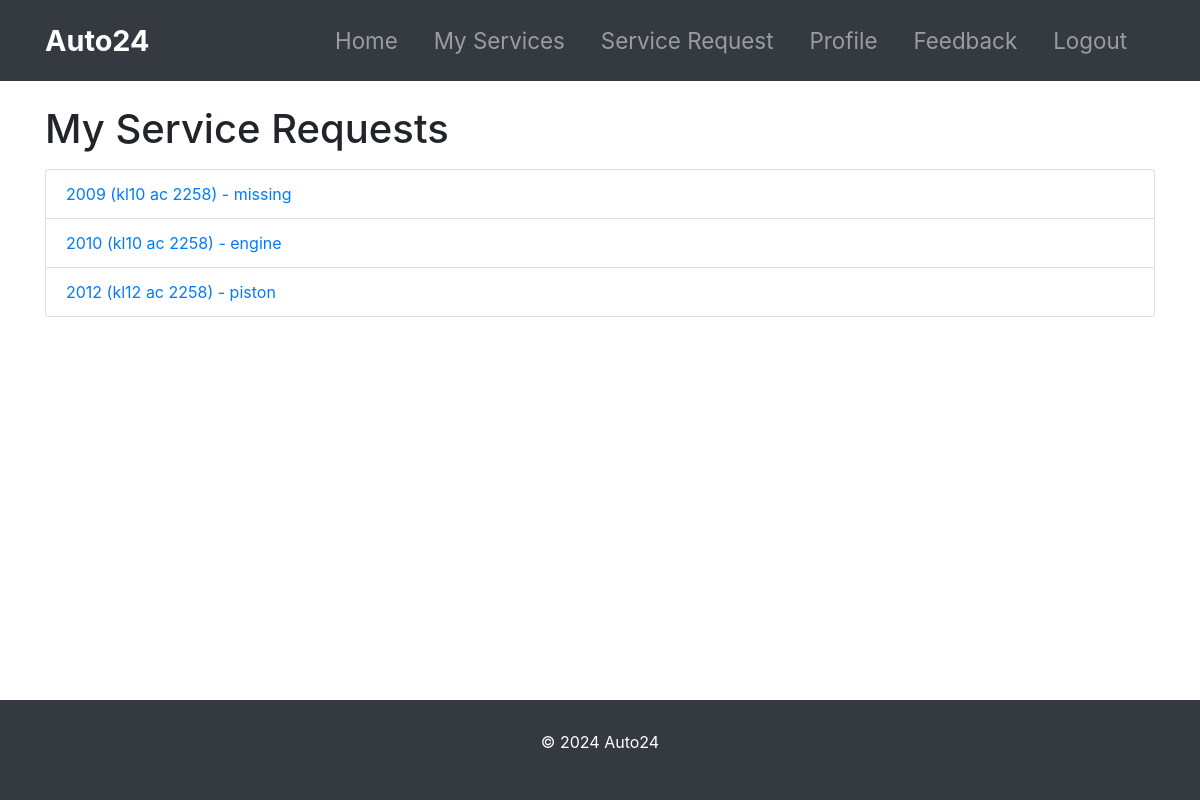
Page /customer/my_services/ (signed in) on the committed database.
### customer_management/models.py (models this page shows, shortened)
class ServiceRequest(models.Model):
    STATUS_CHOICES = [
        ('Pending', 'Pending'),
        ('Approved', 'Approved'),
        ('Repairing', 'Repairing'),
        ('Repairing Done', 'Repairing Done'),
        ('Released', 'Released')
    ]
    customer = models.ForeignKey(Customer, on_delete=models.CASCADE, related_name='service_requests')
    vehicle = models.ForeignKey(Vehicle, on_delete=models.CASCADE, related_name='service_requests')
    problem_description = models.TextField()
    status = models.CharField(max_length=20, choices=STATUS_CHOICES, default='Pending')
    cost = models.DecimalField(max_digits=10, decimal_places=2, null=True, blank=True)
    created_at = models.DateTimeField(default=timezone.now)

class Vehicle(models.Model):
    number = models.CharField(max_length=20)
    model = models.CharField(max_length=100)
    customer = models.ForeignKey(Customer, on_delete=models.CASCADE, related_name='vehicles')
    def __str__(self):
        return f"{self.model} ({self.number})"

### customer_management/views.py (the view)
# urls.py: path('customer/my_services/', views.my_services, name='my_services'),
def my_services(request):
    customer = Customer.objects.get(user=request.user)
    service_requests = ServiceRequest.objects.filter(customer=customer)
    return render(request,'customer/my_services.html', {'service_requests': service_requests})

### templates/customer/my_services.html (shortened to what this page needs)
{% extends 'customer/base.html' %}
{% block content %}
<div class="container mt-4">
    <h1>My Service Requests</h1>
    <ul class="list-group mt-3">
        {% for request in service_requests %}
        <li class="list-group-item">
            <a href="{% url 'service_request_detail' request.pk %}">
                {{ request.vehicle }} - {{ request.problem_description }}
            </a>
        </li>
        {% endfor %}
    </ul>
</div>
{% endblock %}

### templates/customer/base.html (style rules this page uses)
body { display: flex; flex-direction: column; min-height: 100vh; }

### rows in the picture
ServiceRequest: vehicle "2009 (kl10 ac 2258)", problem_description "missing"
ServiceRequest: vehicle "2010 (kl10 ac 2258)", problem_description "engine"
ServiceRequest: vehicle "2012 (kl12 ac 2258)", problem_description "piston"
